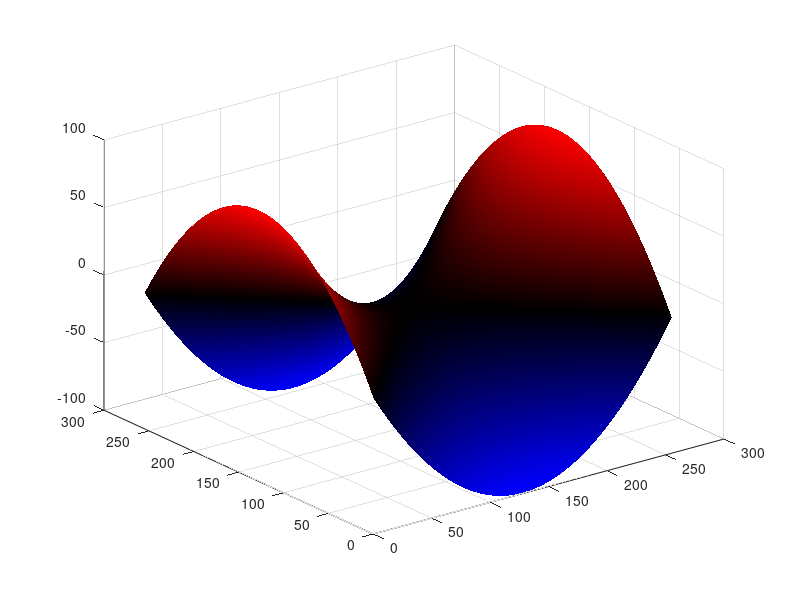

The MATLAB script that drew this image:
%% Colorbars. Best run a cell at a time.

% Make some data.
range = linspace(-10,10,256);
[X,Y] = meshgrid(range,range);
Z = X.^2 - Y.^2;

%% make our figure and add a colorbar to it
h = figure;
imagesc(Z);
colorbar;
title('Colorbar');

%% Change to a different colormap
colormap('copper');
title('A different colormap');

%% Make a new colormap and apply this
mynewmap = zeros(255,3);
mynewmap(1:128,3) = linspace(1,0,128);
mynewmap(128:255,1) = linspace(0,1,128);
colormap(mynewmap);
title('Custom Colormap');

%% Change the limits so we only see the center of our data
caxis([-10,10]);
title('Adusted limits');

%% Colormaps can also be applied to other plot types such as surf
surf(Z); shading flat;
colormap(mynewmap);
